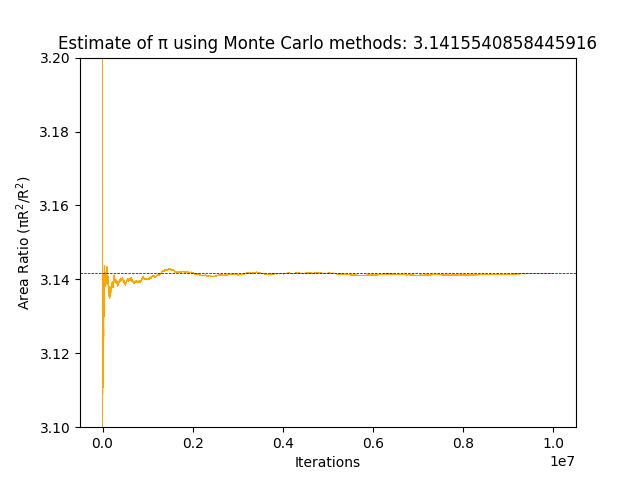

This figure's Python source:
#!/bin/python3

import random as rand
import numpy as np
import matplotlib.pyplot as plt

n_events = 10000001
R = 1
n_events_array = np.linspace(1, n_events, n_events)
x_array = []
y_array = []
circle_area = 0
ratio = []
square_area = np.arange(0.25, n_events / 4 + 0.25, 0.25)

for i in range(n_events):
    x = rand.uniform(-R, R)
    y = rand.uniform(-R, R)
    x_array.append(x)
    y_array.append(y)


def inside_circle(x_value, y_value):
    if (x_value ** 2 + y_value ** 2) <= (R ** 2):
        return True
    else:
        return False


for n in range(n_events):
    if inside_circle(x_array[n], y_array[n]):
        circle_area += 1
    ratio.append(circle_area / square_area[n])

plt.plot(n_events_array, ratio, color='orange', linewidth=0.5)
plt.axhline(y=np.pi, color='black', linestyle='dashed', linewidth=0.5)
plt.ylim(3.1, 3.2)
plt.title(f'Estimate of π using Monte Carlo methods: {ratio[n_events - 1]}')
plt.xlabel(f'Iterations')
plt.ylabel('Area Ratio ($\mathregular{πR^{2}/R^{2}}$)')
plt.savefig('pi_estimate.png')
plt.show()
